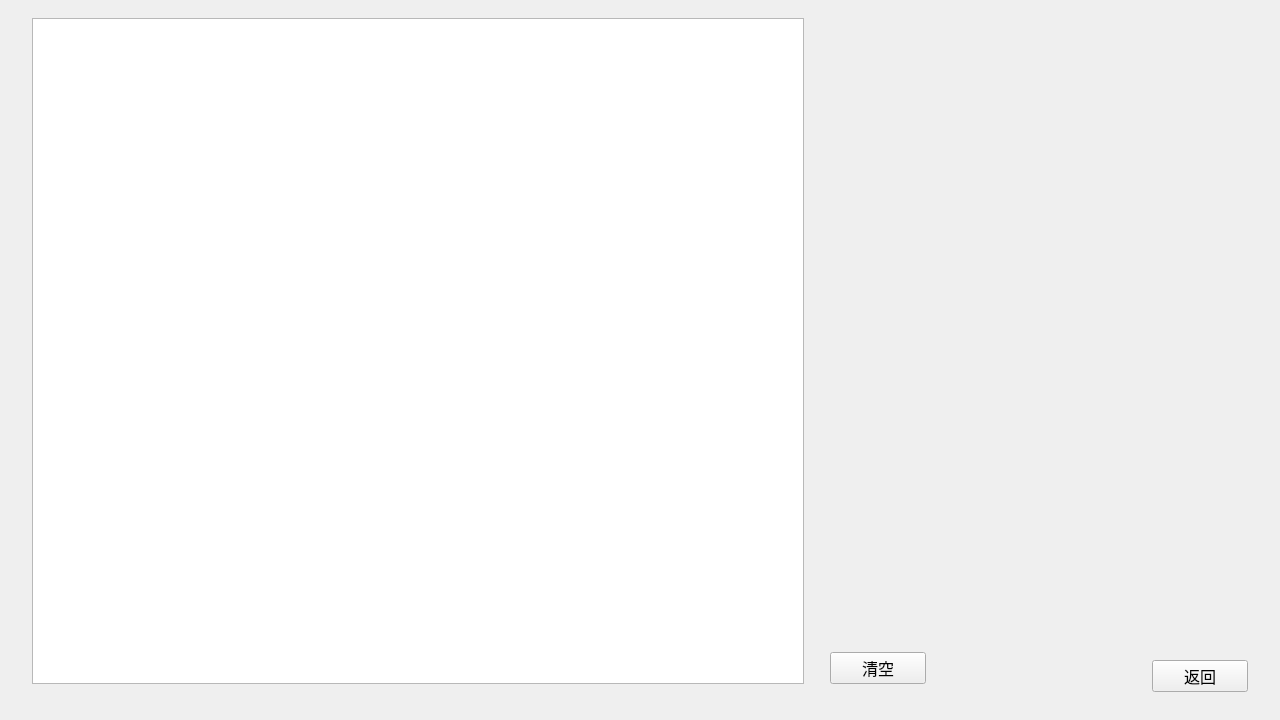
<?xml version="1.0" encoding="UTF-8"?>
<ui version="4.0">
 <class>State</class>
 <widget class="QWidget" name="State">
  <property name="geometry">
   <rect>
    <x>0</x>
    <y>0</y>
    <width>1280</width>
    <height>720</height>
   </rect>
  </property>
  <property name="windowTitle">
   <string>Form</string>
  </property>
  <widget class="QPushButton" name="back">
   <property name="geometry">
    <rect>
     <x>1152</x>
     <y>660</y>
     <width>96</width>
     <height>32</height>
    </rect>
   </property>
   <property name="font">
    <font>
     <pointsize>12</pointsize>
    </font>
   </property>
   <property name="text">
    <string>返回</string>
   </property>
  </widget>
  <widget class="QPlainTextEdit" name="log">
   <property name="geometry">
    <rect>
     <x>32</x>
     <y>18</y>
     <width>772</width>
     <height>666</height>
    </rect>
   </property>
  </widget>
  <widget class="QPushButton" name="logClear">
   <property name="geometry">
    <rect>
     <x>830</x>
     <y>652</y>
     <width>96</width>
     <height>32</height>
    </rect>
   </property>
   <property name="font">
    <font>
     <pointsize>12</pointsize>
    </font>
   </property>
   <property name="text">
    <string>清空</string>
   </property>
  </widget>
 </widget>
 <resources/>
 <connections/>
</ui>
